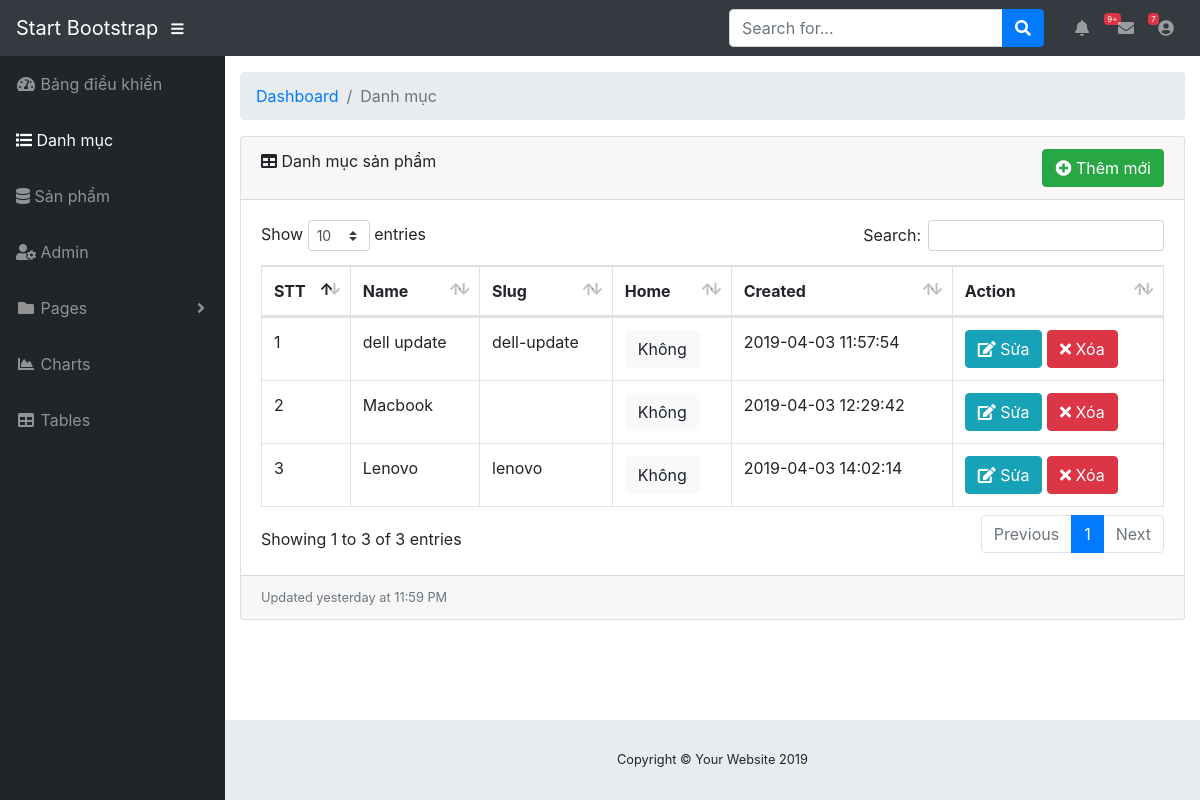
Before: /admin/modules/category/index.php with the older database file.
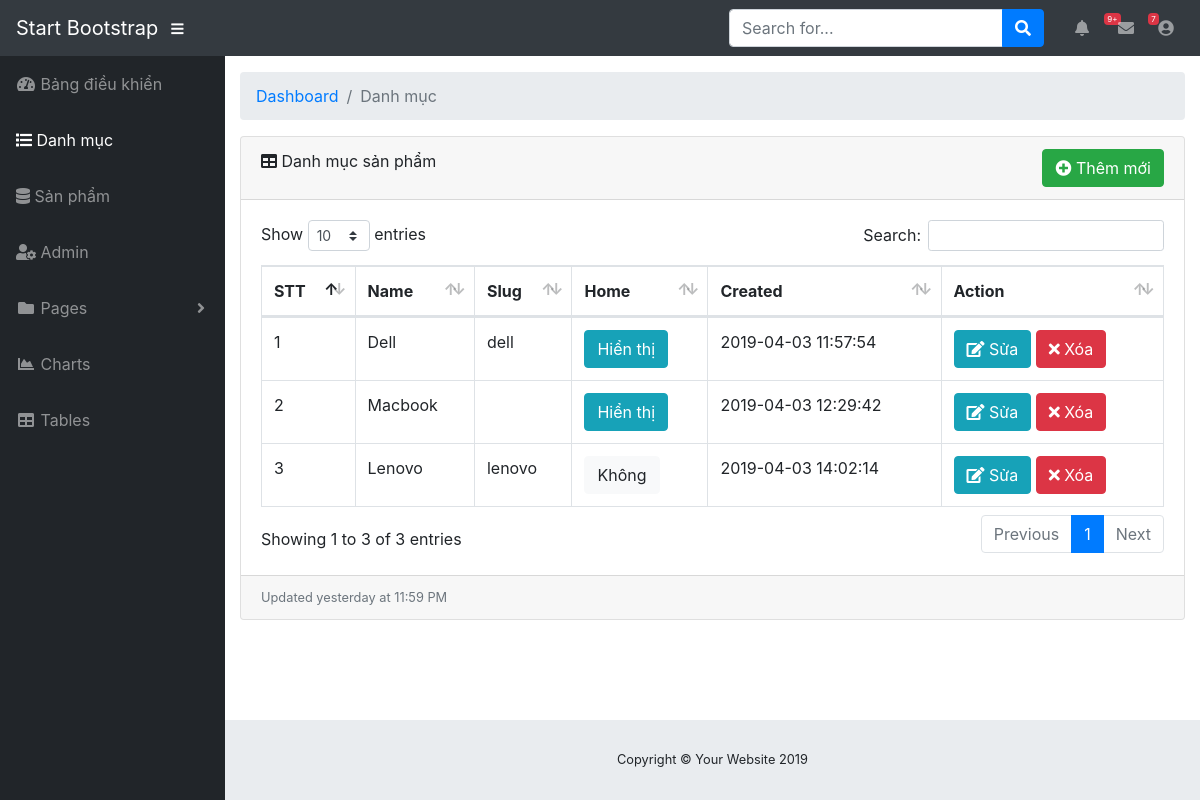
After: the same page with the newer database file.
### tables this page shows
CREATE TABLE `category` (
  `id` int(11) NOT NULL,
  `name` varchar(100) DEFAULT NULL,
  `slug` varchar(100) DEFAULT NULL,
  `images` varchar(100) DEFAULT NULL,
  `banner` varchar(100) DEFAULT NULL,
  `home` tinyint(4) DEFAULT '0',
  `status` tinyint(4) DEFAULT '1',
  `created_at` timestamp NULL DEFAULT CURRENT_TIMESTAMP,
  `updated_at` timestamp NULL DEFAULT CURRENT_TIMESTAMP ON UPDATE CURRENT_TIMESTAMP
);

### libraries/Database.php (called while the page is built, shortened)
<?php
    class Database
    {
        public $link;
        public function __construct()
        {
            $this->link = mysqli_connect("localhost", "root", "", "web_shop") or die ();
            mysqli_set_charset($this->link,"utf8");
        }
         public function fetchAll($table)
        {
            $sql = "SELECT * FROM {$table} WHERE 1" ;
            $result = mysqli_query($this->link,$sql) or die("Lỗi Truy Vấn fetchAll " .mysqli_error($this->link));
            $data = [];
            if( $result)
            {
                while ($num = mysqli_fetch_assoc($result))
                {
                    $data[] = $num;
                }
            }
            return $data;
        }
    }
?>

### admin/autoload/autoload.php (called while the page is built, shortened)
<?php
	require_once __DIR__. "/../../libraries/Database.php";
   	$db = new Database ;
?>

### admin/modules/category/index.php (the view, shortened to what the changed rows need)
<?php
   require_once __DIR__. "/../../autoload/autoload.php";
   $category = $db->fetchAll("category");
?>
<?php require_once __DIR__. "/../../layouts/header.php"; ?>
            <div class="container-fluid">
               <div class="card mb-3">
                  <div class="card-body">
                     <div class="table-responsive">
                        <div id="dataTable_wrapper" class="dataTables_wrapper dt-bootstrap4">
                           <div class="row">
                              <div class="col-12">
                                 <table class="table table-bordered dataTable" id="dataTable" width="100%" cellspacing="0" role="grid" aria-describedby="dataTable_info" style="width: 100%;">
                                    <thead>
                                       <tr role="row">
                                          <th class="sorting_asc" tabindex="0" aria-controls="dataTable" rowspan="1" colspan="1" aria-label="Name: activate to sort column descending" aria-sort="ascending">STT</th>
                                          <th class="sorting" tabindex="0" aria-controls="dataTable" rowspan="1" colspan="1" aria-label="Position: activate to sort column ascending">Name</th>
                                          <th class="sorting" tabindex="0" aria-controls="dataTable" rowspan="1" colspan="1" aria-label="Office: activate to sort column ascending">Slug</th>
                                           <th class="sorting" tabindex="0" aria-controls="dataTable" rowspan="1" colspan="1" aria-label="Office: activate to sort column ascending">Home</th>
                                          <th class="sorting" tabindex="0" aria-controls="dataTable" rowspan="1" colspan="1" aria-label="Office: activate to sort column ascending">Created</th>
                                          <th class="sorting" tabindex="0" aria-controls="dataTable" rowspan="1" colspan="1" aria-label="Age: activate to sort column ascending">Action</th>
                                       </tr>
                                    </thead>
                                    <tbody>
                                       <?php $stt = 1; foreach ($category as $item): ?>
                                          <tr role="row" class="odd">
                                             <td class="sorting_1"><?php echo $stt ?></td>
                                             <td><?php echo $item['name'] ?></td>
                                             <td><?php echo $item['slug'] ?></td>
                                             <td>
                                                <a href="home.php?id=<?php echo $item['id'] ?>" class="btn btn-xs <?php echo $item['home'] == 1 ? 'btn-info' : 'btn-light'?>">
                                                   <?php echo $item['home'] == 1 ? 'Hiển thị' : 'Không'?>
                                                </a>
                                             </td>
                                             <td><?php echo $item['created_at'] ?></td>
                                             <td>
                                                <a class="btn btn-xs btn-info" href="edit.php?id=<?php echo $item['id'] ?>"><i class="fa fa-edit"></i> Sửa</a>
                                                <a class="btn btn-xs btn-danger" href="delete.php?id=<?php echo $item['id'] ?>"><i class="fa fa-times"></i> Xóa</a>
                                             </td>
                                          </tr>
                                       <?php $stt++; endforeach ?>
                                    </tbody>
                                 </table>
                              </div>
                           </div>
                        </div>
                     </div>
                  </div>
               </div>
            </div>
 <?php require_once __DIR__. "/../../layouts/footer.php"; ?>

Changed rows visible on the page:
changed category: name "dell update" → "Dell"; slug "dell-update" → "dell"; home "Không" → "Hiển thị"
changed category "Macbook": home "Không" → "Hiển thị"
